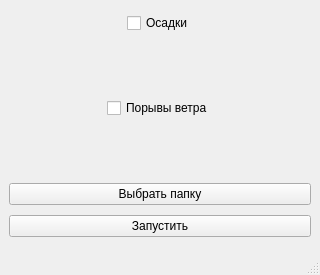
<?xml version="1.0" encoding="UTF-8"?>
<ui version="4.0">
 <class>MainWindow</class>
 <widget class="QMainWindow" name="MainWindow">
  <property name="geometry">
   <rect>
    <x>0</x>
    <y>0</y>
    <width>320</width>
    <height>275</height>
   </rect>
  </property>
  <property name="maximumSize">
   <size>
    <width>320</width>
    <height>275</height>
   </size>
  </property>
  <property name="windowTitle">
   <string>Нарезатель слайдов</string>
  </property>
  <widget class="QWidget" name="centralwidget">
   <layout class="QHBoxLayout" name="horizontalLayout">
    <item>
     <layout class="QVBoxLayout" name="verticalLayout">
      <item alignment="Qt::AlignHCenter">
       <widget class="QCheckBox" name="checkBox_prep">
        <property name="text">
         <string>Осадки</string>
        </property>
       </widget>
      </item>
      <item alignment="Qt::AlignHCenter">
       <widget class="QCheckBox" name="checkBox_gust">
        <property name="maximumSize">
         <size>
          <width>16777215</width>
          <height>130</height>
         </size>
        </property>
        <property name="text">
         <string>Порывы ветра</string>
        </property>
       </widget>
      </item>
      <item>
       <widget class="QPushButton" name="pushButton">
        <property name="text">
         <string>Выбрать папку</string>
        </property>
       </widget>
      </item>
      <item>
       <widget class="QPushButton" name="pushButton_2">
        <property name="text">
         <string>Запустить</string>
        </property>
       </widget>
      </item>
     </layout>
    </item>
   </layout>
  </widget>
  <widget class="QMenuBar" name="menubar">
   <property name="geometry">
    <rect>
     <x>0</x>
     <y>0</y>
     <width>320</width>
     <height>26</height>
    </rect>
   </property>
  </widget>
  <widget class="QStatusBar" name="statusbar"/>
 </widget>
 <resources/>
 <connections/>
</ui>
